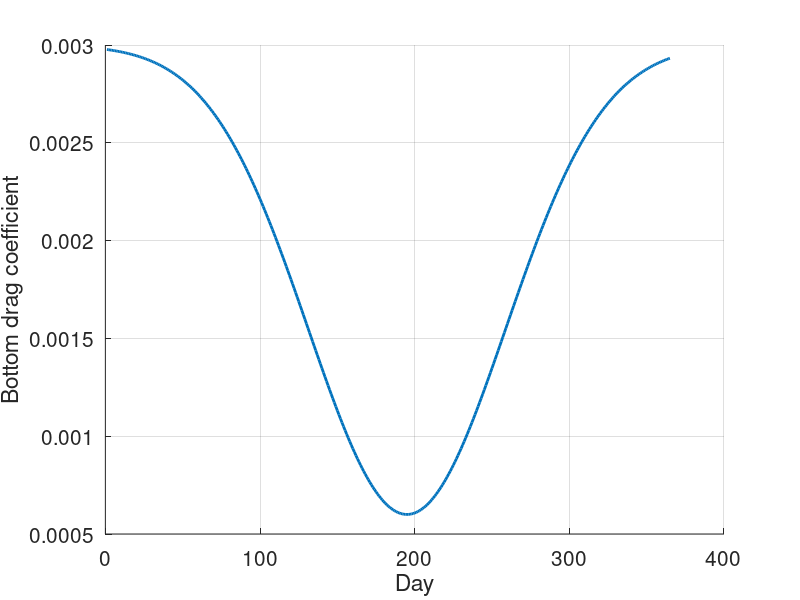

Here is the MATLAB script that generated this plot:
y = 1:365;
rmin = 6e-4;
rmax = 3e-3;
tm = 195;
tef = 90;

rdrg2 = rmax-(rmax-rmin)*exp(-((y-tm)/tef).^2)

figure; hold on; grid on
plot(y, rdrg2, 'LineWidth', 2)
xlabel('Day')
ylabel('Bottom drag coefficient')
set(gca, 'FontSize', 15)

saveas(gcf, 'rdrg2_timevarying.png')